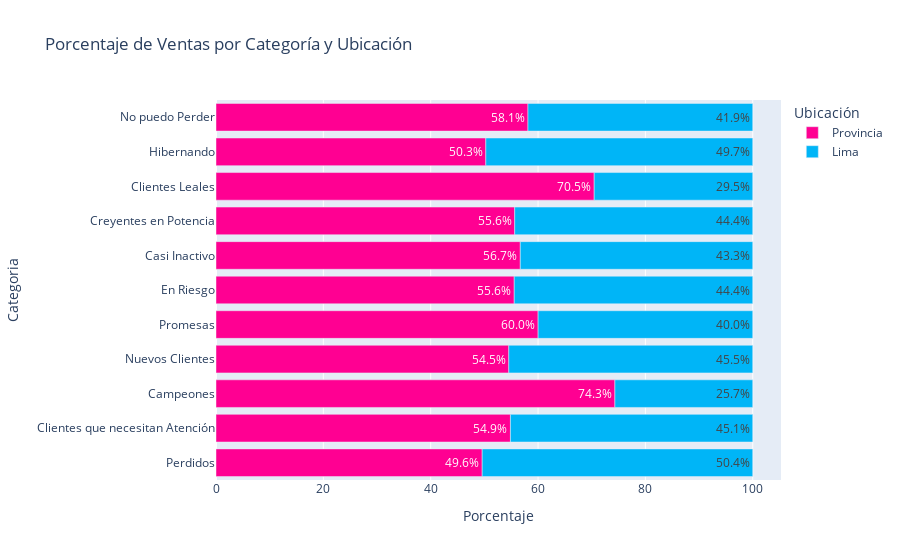

Notebook source saved alongside this figure:
### Code cell
# Calculando la segmentación de acuerdo a las ventas obtenidas
# ==============================================================================

# Agrega 'Tipo_Distrito' al groupby para separar por Lima/Provincia
importe = df_rfm.groupby(['Categoria', 'Tipo_Distrito'], as_index=False)['Monetario'].sum()
importe.rename(columns={'Monetario':'Total de Ventas', 'Tipo_Distrito': 'Ubicación'}, inplace=True)
importe.sort_values(by='Total de Ventas', ascending=True, inplace=True)

# Calcula el porcentaje de ventas para cada categoría y ubicación
total_ventas = importe.groupby('Categoria')['Total de Ventas'].sum().reset_index()
importe = pd.merge(importe, total_ventas, on='Categoria', suffixes=('', '_total'))
importe['Porcentaje'] = (importe['Total de Ventas'] / importe['Total de Ventas_total']) * 100

fig = px.bar(importe,
             x="Porcentaje",  # Cambia a 'Porcentaje'
             y="Categoria",
             color="Ubicación",  # Cambia a 'Ubicación'
             title="Porcentaje de Ventas por Categoría y Ubicación",  # Actualiza el título
             orientation='h',
             color_discrete_sequence=[
                  px.colors.qualitative.Light24[16],
                  px.colors.qualitative.Light24[13]],
             text=importe['Porcentaje'].apply(lambda x: '{:.1f}%'.format(x)))  # Agrega marcadores de texto

# Ajustar la altura del gráfico
fig.update_layout(height=800) # se puede cambiar 800 por el valor deseado
fig.update_traces(textposition='inside')  # coloca el texto dentro de las barras
fig.show()

### Figure 1 — Plotly figure (JSON) as saved in the notebook; plotly's stock layout.template omitted (floating-point values rounded to 4 significant figures)
{"data": [{"alignmentgroup": "True", "hovertemplate": "Ubicación=Provincia<br>Porcentaje=%{x}<br>Categoria=%{y}<br>text=%{text}<extra></extra>", "legendgroup": "Provincia", "marker": {"color": "#FF0092", "pattern": {"shape": ""}}, "name": "Provincia", "offsetgroup": "Provincia", "orientation": "h", "showlegend": true, "text": ["49.6%", "54.9%", "74.3%", "54.5%", "60.0%", "55.6%", "56.7%", "55.6%", "70.5%", "50.3%", "58.1%"], "textposition": "inside", "type": "bar", "x": [49.59, 54.86, 74.32, 54.55, 60.01, 55.56, 56.69, 55.65, 70.46, 50.27, 58.12], "xaxis": "x", "y": ["Perdidos", "Clientes que necesitan Atención", "Campeones", "Nuevos Clientes", "Promesas", "En Riesgo", "Casi Inactivo", "Creyentes en Potencia", "Clientes Leales", "Hibernando", "No puedo Perder"], "yaxis": "y"}, {"alignmentgroup": "True", "hovertemplate": "Ubicación=Lima<br>Porcentaje=%{x}<br>Categoria=%{y}<br>text=%{text}<extra></extra>", "legendgroup": "Lima", "marker": {"color": "#00B5F7", "pattern": {"shape": ""}}, "name": "Lima", "offsetgroup": "Lima", "orientation": "h", "showlegend": true, "text": ["50.4%", "45.1%", "25.7%", "45.5%", "40.0%", "44.4%", "43.3%", "44.4%", "29.5%", "49.7%", "41.9%"], "textposition": "inside", "type": "bar", "x": [50.41, 45.14, 25.68, 45.45, 39.99, 44.44, 43.31, 44.35, 29.54, 49.73, 41.88], "xaxis": "x", "y": ["Perdidos", "Clientes que necesitan Atención", "Campeones", "Nuevos Clientes", "Promesas", "En Riesgo", "Casi Inactivo", "Creyentes en Potencia", "Clientes Leales", "Hibernando", "No puedo Perder"], "yaxis": "y"}], "layout": {"autosize": true, "barmode": "relative", "legend": {"title": {"text": "Ubicación"}, "tracegroupgap": 0}, "title": {"text": "Porcentaje de Ventas por Categoría y Ubicación"}, "xaxis": {"anchor": "y", "autorange": true, "domain": [0, 1], "range": [0, 105.3], "title": {"text": "Porcentaje"}, "type": "linear"}, "yaxis": {"anchor": "x", "autorange": true, "domain": [0, 1], "range": [-0.5, 10.5], "title": {"text": "Categoria"}, "type": "category"}}}
